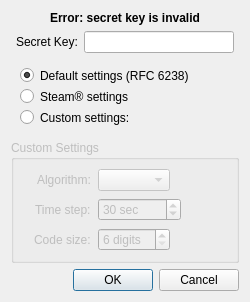
<?xml version="1.0" encoding="UTF-8"?>
<ui version="4.0">
 <class>TotpSetupDialog</class>
 <widget class="QDialog" name="TotpSetupDialog">
  <property name="geometry">
   <rect>
    <x>0</x>
    <y>0</y>
    <width>249</width>
    <height>278</height>
   </rect>
  </property>
  <property name="windowTitle">
   <string>Setup TOTP</string>
  </property>
  <layout class="QVBoxLayout" name="verticalLayout">
   <item>
    <widget class="QLabel" name="invalidKeyLabel">
     <property name="font">
      <font>
       <weight>75</weight>
       <bold>true</bold>
      </font>
     </property>
     <property name="text">
      <string>Error: secret key is invalid</string>
     </property>
     <property name="alignment">
      <set>Qt::AlignCenter</set>
     </property>
    </widget>
   </item>
   <item>
    <layout class="QHBoxLayout" name="horizontalLayout_2">
     <property name="leftMargin">
      <number>5</number>
     </property>
     <property name="rightMargin">
      <number>5</number>
     </property>
     <item>
      <widget class="QLabel" name="label_3">
       <property name="text">
        <string>Secret Key:</string>
       </property>
      </widget>
     </item>
     <item>
      <widget class="QLineEdit" name="seedEdit">
       <property name="sizePolicy">
        <sizepolicy hsizetype="MinimumExpanding" vsizetype="Fixed">
         <horstretch>0</horstretch>
         <verstretch>0</verstretch>
        </sizepolicy>
       </property>
       <property name="minimumSize">
        <size>
         <width>150</width>
         <height>0</height>
        </size>
       </property>
       <property name="toolTip">
        <string>Secret key must be in Base32 format</string>
       </property>
       <property name="accessibleName">
        <string>Secret key field</string>
       </property>
      </widget>
     </item>
    </layout>
   </item>
   <item>
    <widget class="QGroupBox" name="groupBox">
     <property name="styleSheet">
      <string notr="true">border:none</string>
     </property>
     <property name="title">
      <string/>
     </property>
     <property name="flat">
      <bool>false</bool>
     </property>
     <property name="checkable">
      <bool>false</bool>
     </property>
     <layout class="QVBoxLayout" name="verticalLayout_3">
      <item>
       <widget class="QRadioButton" name="radioDefault">
        <property name="text">
         <string>Default settings (RFC 6238)</string>
        </property>
        <property name="checked">
         <bool>true</bool>
        </property>
        <attribute name="buttonGroup">
         <string notr="true">settingsButtonGroup</string>
        </attribute>
       </widget>
      </item>
      <item>
       <widget class="QRadioButton" name="radioSteam">
        <property name="text">
         <string>Steam® settings</string>
        </property>
        <attribute name="buttonGroup">
         <string notr="true">settingsButtonGroup</string>
        </attribute>
       </widget>
      </item>
      <item>
       <widget class="QRadioButton" name="radioCustom">
        <property name="text">
         <string>Custom settings:</string>
        </property>
        <attribute name="buttonGroup">
         <string notr="true">settingsButtonGroup</string>
        </attribute>
       </widget>
      </item>
     </layout>
    </widget>
   </item>
   <item>
    <widget class="QGroupBox" name="customSettingsGroup">
     <property name="enabled">
      <bool>false</bool>
     </property>
     <property name="title">
      <string>Custom Settings</string>
     </property>
     <layout class="QFormLayout" name="formLayout_3">
      <property name="fieldGrowthPolicy">
       <enum>QFormLayout::ExpandingFieldsGrow</enum>
      </property>
      <property name="rowWrapPolicy">
       <enum>QFormLayout::DontWrapRows</enum>
      </property>
      <property name="labelAlignment">
       <set>Qt::AlignRight|Qt::AlignTop|Qt::AlignTrailing</set>
      </property>
      <property name="horizontalSpacing">
       <number>7</number>
      </property>
      <property name="verticalSpacing">
       <number>7</number>
      </property>
      <property name="leftMargin">
       <number>20</number>
      </property>
      <property name="rightMargin">
       <number>20</number>
      </property>
      <item row="1" column="0">
       <widget class="QLabel" name="algorithmLabel">
        <property name="text">
         <string>Algorithm:</string>
        </property>
       </widget>
      </item>
      <item row="1" column="1">
       <widget class="VaultComboBox" name="algorithmComboBox"/>
      </item>
      <item row="2" column="0">
       <widget class="QLabel" name="stepLabel">
        <property name="text">
         <string>Time step:</string>
        </property>
       </widget>
      </item>
      <item row="2" column="1">
       <widget class="QSpinBox" name="stepSpinBox">
        <property name="accessibleName">
         <string>Time step field</string>
        </property>
        <property name="suffix">
         <string comment="Seconds"> sec</string>
        </property>
        <property name="minimum">
         <number>1</number>
        </property>
        <property name="maximum">
         <number>86400</number>
        </property>
        <property name="value">
         <number>30</number>
        </property>
       </widget>
      </item>
      <item row="3" column="0">
       <widget class="QLabel" name="digitsLabel">
        <property name="text">
         <string>Code size:</string>
        </property>
       </widget>
      </item>
      <item row="3" column="1">
       <widget class="QSpinBox" name="digitsSpinBox">
        <property name="suffix">
         <string> digits</string>
        </property>
        <property name="minimum">
         <number>6</number>
        </property>
        <property name="maximum">
         <number>10</number>
        </property>
        <property name="singleStep">
         <number>1</number>
        </property>
       </widget>
      </item>
     </layout>
    </widget>
   </item>
   <item>
    <widget class="QDialogButtonBox" name="buttonBox">
     <property name="orientation">
      <enum>Qt::Horizontal</enum>
     </property>
     <property name="standardButtons">
      <set>QDialogButtonBox::Cancel|QDialogButtonBox::Ok</set>
     </property>
    </widget>
   </item>
  </layout>
  <zorder>customSettingsGroup</zorder>
  <zorder>buttonBox</zorder>
  <zorder>groupBox</zorder>
  <zorder>invalidKeyLabel</zorder>
 </widget>
 <customwidgets>
  <customwidget>
   <class>VaultComboBox</class>
   <extends>QComboBox</extends>
   <header>gui/vault/VaultControls.h</header>
  </customwidget>
 </customwidgets>
 <tabstops>
  <tabstop>seedEdit</tabstop>
  <tabstop>radioDefault</tabstop>
  <tabstop>radioSteam</tabstop>
  <tabstop>radioCustom</tabstop>
  <tabstop>algorithmComboBox</tabstop>
  <tabstop>stepSpinBox</tabstop>
  <tabstop>digitsSpinBox</tabstop>
 </tabstops>
 <resources/>
 <connections/>
 <buttongroups>
  <buttongroup name="settingsButtonGroup"/>
 </buttongroups>
</ui>
